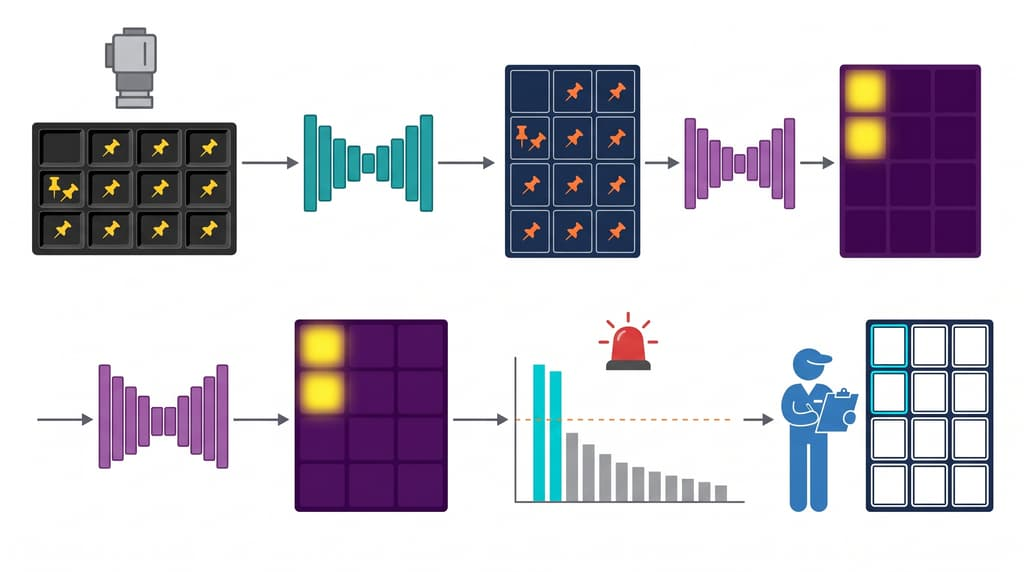
#> input picture figures/biorender/pipeline_v2_rejected.jpg, 1024 x 572 px, given in place of sprites.jpg, which was not available
$ python fig_schematic.py
#> lines starting #> are read from the running program, lines starting #| are printed output that depends on the picture; after the words box and inside, x2 and y2 are one past the last pixel; in counts of white or black regions, pixels touching at a corner belong together
### scripts/style.py
"""Shared figure style: Times (TeX Gyre Termes) text, STIX math, TrueType embedding.

matplotlib cannot embed the CFF-flavoured TeX Gyre .otf files as Type 42, so the
first call converts them to TrueType in scripts/fonts/ (git-ignored).
"""
from pathlib import Path

import matplotlib
matplotlib.use("Agg")
import matplotlib.pyplot as plt
from matplotlib import font_manager

HERE = Path(__file__).resolve().parent
FIG = HERE.parent / "figures"
FONT_DIR = HERE / "fonts"
GYRE = Path("/usr/share/texmf/fonts/opentype/public/tex-gyre")

# column widths of the CVPR template, in inches
COL = 3.25
FULL = 6.875

# One system for every figure (see REVISION_NOTES.md):
#  models     released grey, class-wide purple, footprint green;
#             seed 1 = filled marker / solid line, seed 2 = hollow / dashed
#  edit types source light grey, sham blue, fault vermilion, vacancy ochre
#  overlays   target cyan (solid recipient, dashed vacated), queued pink;
#             reserved: never used for data
#  score maps greyscale (black = 0, white = 1)
C = {
    "released": "#4d4d4d",
    "classwide": "#7b5ea7",
    "footprint": "#1b8a6b",
    "upstream": "#b07aa1",
    "source": "#a0a0a0",
    "sham": "#3d7dc4",
    "fault": "#d55e00",
    "vacancy": "#b58a1a",
    "target": "#00b4d8",
    "queued": "#e7298a",
    "train": "#1b8a6b",      # "what we change"
    "calib": "#3d5a99",      # "fixed on development data"
    "alarm": "#c0392b",
    "grey": "#555555",
    "light": "#d9d9d9",
    "pin": "#e8c547",
}
SCORE_CMAP = "gray"

def _otf_to_ttf(src, dst):
    from fontTools.ttLib import TTFont
    from fontTools.pens.cu2quPen import Cu2QuPen
    from fontTools.pens.ttGlyphPen import TTGlyphPen

    f = TTFont(src)
    gs = f.getGlyphSet()
    glyf = {}
    for name in f.getGlyphOrder():
        pen = TTGlyphPen(gs)
        gs[name].draw(Cu2QuPen(pen, max_err=1.0, reverse_direction=True))
        glyf[name] = pen.glyph()
    from fontTools.ttLib import newTable
    t = newTable("glyf"); t.glyphs = glyf; t.glyphOrder = f.getGlyphOrder()
    f["glyf"] = t
    f["loca"] = newTable("loca")
    f["maxp"].tableVersion = 0x00010000
    for k in ("maxZones", "maxTwilightPoints", "maxStorage", "maxFunctionDefs",
              "maxInstructionDefs", "maxStackElements", "maxSizeOfInstructions",
              "maxComponentElements", "maxPoints", "maxContours",
              "maxCompositePoints", "maxCompositeContours", "maxComponentDepth"):
        setattr(f["maxp"], k, 0 if k != "maxZones" else 1)
    f["head"].glyphDataFormat = 0
    del f["CFF "]
    if "VORG" in f:
        del f["VORG"]
    f["post"].formatType = 2.0
    f["post"].extraNames = []
    f["post"].mapping = {}
    f["post"].glyphOrder = f.getGlyphOrder()
    f.sfntVersion = "\x00\x01\x00\x00"
    f.save(dst)


def setup():
    FONT_DIR.mkdir(exist_ok=True)
    for st in ("regular", "bold", "italic", "bolditalic"):
        dst = FONT_DIR / f"texgyretermes-{st}.ttf"
        if not dst.exists():
            _otf_to_ttf(GYRE / f"texgyretermes-{st}.otf", dst)
        font_manager.fontManager.addfont(str(dst))
    # drop the system CFF copies so matplotlib picks the TrueType ones
    font_manager.fontManager.ttflist = [
        f for f in font_manager.fontManager.ttflist
        if not (f.name == "TeX Gyre Termes" and f.fname.endswith(".otf"))]
    plt.rcParams.update({
        "font.family": "serif",
        "font.serif": ["Times New Roman", "TeX Gyre Termes", "Times", "Nimbus Roman"],
        "mathtext.fontset": "stix",
        "pdf.fonttype": 42,
        "ps.fonttype": 42,
        "font.size": 8,
        "axes.titlesize": 8.5,
        "axes.labelsize": 8,
        "xtick.labelsize": 7.5,
        "ytick.labelsize": 7.5,
        "legend.fontsize": 7.5,
        "mathtext.default": "it",
        "axes.spines.top": False,
        "axes.spines.right": False,
        "axes.linewidth": 0.6,
        "xtick.major.width": 0.6,
        "ytick.major.width": 0.6,
        "lines.linewidth": 1.2,
        "savefig.dpi": 400,
        "savefig.bbox": "tight",
        "savefig.pad_inches": 0.02,
    })


# [9 lines left out: function errbar, not called in this run]


def sprite(name):
    """RGBA sprite cut from the BioRender icon sheet (near-white made transparent)."""
#> called with name = 'pin'
    import numpy as np
    from PIL import Image
    boxes = {"pin": (355, 40, 668, 158)}
    im = Image.open(FIG / "biorender" / "sprites.jpg").convert("RGB").crop(boxes[name])
    a = np.asarray(im).astype(float)
    alpha = np.clip((250 - a.min(axis=2)) * 8, 0, 255).astype(np.uint8)
    return np.dstack([a.astype(np.uint8), alpha])


# [19 lines left out: function score_map_values, not called in this run]


def panel(ax, letter, x=-0.02, y=1.02):
    ax.text(x, y, f"({letter})", transform=ax.transAxes, fontweight="bold",
            fontsize=9, ha="right", va="bottom")


def checkmin(fig, minimum=7.0):
    """Fail loudly if any visible text in the figure is below `minimum` pt."""
    from matplotlib.text import Text
    small = [(t.get_text(), round(t.get_fontsize(), 1)) for t in fig.findobj(Text)
             if t.get_text().strip() and t.get_visible() and t.get_fontsize() < minimum - 1e-6]
    if small:
        raise SystemExit(f"text below {minimum} pt: {small[:8]}")


def save(fig, name, minimum=7.0):
    checkmin(fig, minimum)
    out = FIG / f"{name}.pdf"
    fig.savefig(out)
    plt.close(fig)
    print("wrote", out)

### scripts/fig_schematic.py
"""Fig. 1 (teaser) and Fig. 2 (pipeline).

BioRender art used (all labels are typeset here in Times):
  figures/biorender/edits.jpg    four matched trays, https://app.biorender.com/illustrations/89279b87d8b90f86021b6c98
                                 (drawn 3 wide x 5 tall; each tray is rotated 90 deg to the real 5x3 layout)
  figures/biorender/sprites.jpg  pushpin sprite, https://app.biorender.com/illustrations/34d915d6560d8c96482046fe
  figures/biorender/pipeline.jpg network-block icons, https://app.biorender.com/illustrations/d6cd7a9c81d719adaeed28c0
Trays in Fig. 1(b) and Fig. 2 are drawn in code with the sprite so that the
5x3 compartment count and the moved pins are exact.
Run: python -I scripts/fig_schematic.py
"""
import sys
from pathlib import Path

import numpy as np
from PIL import Image

sys.path.insert(0, str(Path(__file__).resolve().parent))
import data as D  # noqa: E402
import style  # noqa: E402

style.setup()
import matplotlib.pyplot as plt  # noqa: E402
from matplotlib.patches import FancyArrowPatch, FancyBboxPatch, Polygon, Rectangle  # noqa: E402

C = style.C
NC, NR = 5, 3
PIN = style.sprite("pin")
GREY = plt.get_cmap(style.SCORE_CMAP)
rng = np.random.default_rng(11)
POSE = {(c, r): (rng.uniform(-0.12, 0.12), rng.uniform(-0.1, 0.1), rng.uniform(-60, 60))
        for c in range(NC) for r in range(NR)}
# the running fault, as in the BioRender trays after rotation: the pin of the
# centre compartment (col 2, row 1) moves up into (col 2, row 0)
VAC, REC = (2, 1), (2, 0)


def pin_img(angle, white=False):
    im = Image.fromarray(PIN).rotate(angle, expand=True, resample=Image.BICUBIC)
    a = np.asarray(im).copy()
    if white:
        a[..., :3] = 255
    return a


def draw_pin(ax, x, y, length, angle, white=False, alpha=1.0, z=6):
    a = pin_img(angle, white)
    h, w = a.shape[:2]
    s = length / PIN.shape[1]
    ax.imshow(a, extent=(x - w * s / 2, x + w * s / 2, y - h * s / 2, y + h * s / 2),
              zorder=z, alpha=alpha, interpolation="lanczos")


def tray(ax, x0, y0, w, pins, fill=None, outline=None, mask=False, frame=True):
    """5x3 tray at lower-left (x0, y0), width w (data units = inches).

    pins: {cell: [(dx, dy, angle), ...]}; fill: {cell: grey value 0..1};
    outline: {cell: (colour, linestyle)}; mask: white pins on black (training target).
    """
    cw = w / NC
    h = cw * NR
    if frame:
        ax.add_patch(FancyBboxPatch((x0 - .03, y0 - .03), w + .06, h + .06,
                                    boxstyle="round,pad=0,rounding_size=0.05",
                                    fc="black" if mask else "#9a9a9a", ec="none", zorder=1))
    for c in range(NC):
        for r in range(NR):
            cx, cy = x0 + c * cw, y0 + (NR - 1 - r) * cw
            if mask:
                fc = "black"
            elif fill is not None:
                fc = GREY(fill[(c, r)])
            else:
                fc = "#2e2e31"
            ax.add_patch(Rectangle((cx + .012, cy + .012), cw - .024, cw - .024, fc=fc, ec="none", zorder=2))
            for dx, dy, ang in pins.get((c, r), []):
                draw_pin(ax, cx + cw * (0.5 + dx), cy + cw * (0.5 + dy), cw * 0.62, ang, white=mask,
                         alpha=0.55 if (fill is not None and not mask) else 1.0)
            if outline and (c, r) in outline:
                col, ls = outline[(c, r)]
                ax.add_patch(Rectangle((cx + .03, cy + .03), cw - .06, cw - .06, fc="none", ec=col,
                                       lw=1.5, ls=ls, zorder=9))
    return h


def vac_mark(ax, x0, y0, w):
    """Vacated footprint in a training mask: a grey pin (marked in both policies)."""
    cw = w / NC
    c, r = VAC
    a = pin_img(POSE[VAC][2], white=True)
    a[..., :3] = 150
    hh, ww = a.shape[:2]
    s = cw * 0.62 / PIN.shape[1]
    x = x0 + (c + 0.5) * cw
    y = y0 + (NR - 1 - r + 0.5) * cw
    ax.imshow(a, extent=(x - ww * s / 2, x + ww * s / 2, y - hh * s / 2, y + hh * s / 2), zorder=7)


def layout(kind):
    """Pins per cell for the source / fault arrangement."""
    p = {k: [v] for k, v in POSE.items()}
    if kind == "fault":
        p[VAC] = []
        p[REC] = [(-0.18, 0.12, POSE[REC][2]), (0.12, -0.16, POSE[VAC][2] + 25)]
    return p


def arrow(ax, p0, p1, color="#444444", lw=1.0, ls="-", rad=0.0, z=10, ms=8):
    ax.add_patch(FancyArrowPatch(p0, p1, arrowstyle="-|>", mutation_scale=ms, lw=lw, ls=ls,
                                 color=color, connectionstyle=f"arc3,rad={rad}", zorder=z))


def canvas(w, h):
    fig = plt.figure(figsize=(w, h))
    ax = fig.add_axes([0, 0, 1, 1])
    ax.set_xlim(0, w)
    ax.set_ylim(0, h)
    ax.set_aspect("equal")
    ax.axis("off")
    return fig, ax


# ---------------------------------------------------------------------------
def teaser():
    """One-column Fig. 1: (a) matched edits, (b) training target -> compartments opened."""
    W, H = style.COL, 4.82
    fig, ax = canvas(W, H)

    # (a) BioRender matched trays, rotated to 5x3 --------------------------
    ax.text(0.0, H - 0.02, "(a) Matched edits (illustration)", fontweight="bold", fontsize=8.5, va="top")
    art = Image.open(style.FIG / "biorender" / "edits.jpg").convert("RGB")
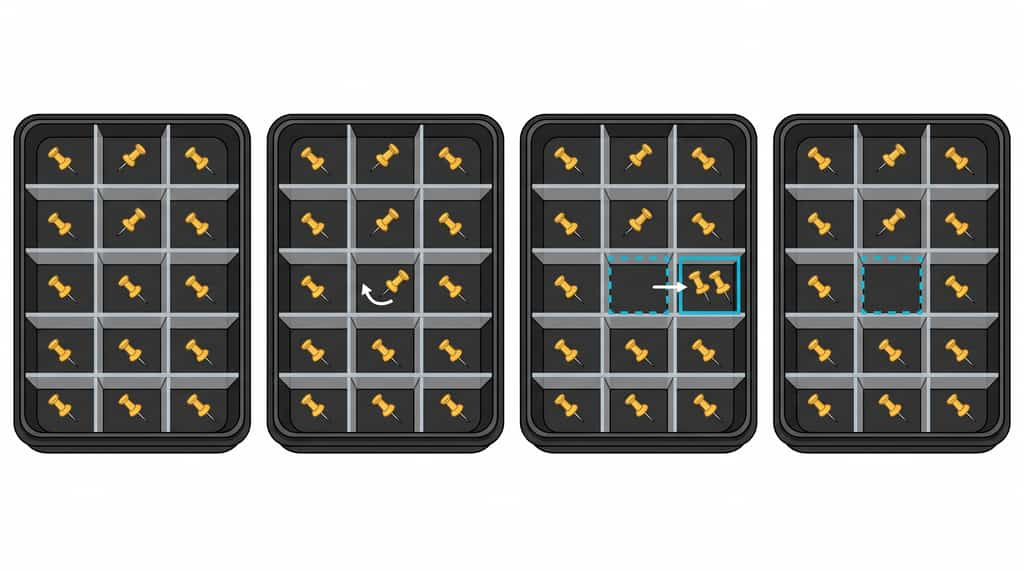
#> input picture figures/biorender/edits.jpg, 1024 x 572 px
#> art is the input picture: PIL image 1024x572 RGB; mean R, G, B 156.2, 155.8, 153.7
    boxes = [(10, 110, 252, 452), (263, 110, 505, 452), (516, 110, 758, 452), (769, 110, 1011, 452)]
    tw = 1.52
    pos = [(0.03, 3.48), (1.7, 3.48), (0.03, 2.08), (1.7, 2.08)]
    labels = [("Source", "one pin per compartment", "#333333"),
              ("Valid sham (allowed)", "moved within its compartment", C["sham"]),
              ("Fault (breaks the rule)", "into the neighbour; 2 targets", C["fault"]),
              ("Vacancy only", "pin removed; 1 target", C["vacancy"])]
    for (bx, by), b, (t1, t2, col) in zip(pos, boxes, labels):
        im = np.asarray(art.crop(b).transpose(Image.ROTATE_90))
        th = tw * im.shape[0] / im.shape[1]
        ax.imshow(im, extent=(bx, bx + tw, by, by + th), zorder=2, interpolation="lanczos")
        ax.text(bx, by - 0.03, t1, fontsize=7.5, fontweight="bold", color=col, va="top")
        ax.text(bx, by - 0.17, t2, fontsize=7.5, va="top", color="#333333")
    ax.plot([0.0, W], [1.79, 1.79], color="#cccccc", lw=0.6)

    # (b) training target -> what is opened ---------------------------------
    ax.text(0.0, 1.76, "(b) After an alarm: which compartments are opened?", fontweight="bold",
            fontsize=8.5, va="top")
    fault = layout("fault")
    targets = {VAC: (C["target"], (0, (2.2, 1.4))), REC: (C["target"], "-")}
    mw = 0.9
    rows = [(0.9, "Class-wide target: every pin marked", True),
            (0.16, "Footprint target: only the pasted pin", False)]
    for y, title, broad in rows:
        mpins = {k: (v if broad else []) for k, v in fault.items()}
        if not broad:
            mpins[REC] = [fault[REC][1]]
        h = tray(ax, 0.03, y, mw, mpins, mask=True)
        vac_mark(ax, 0.03, y, mw)
        ax.text(0.0, y + h + 0.05, title, fontsize=7.5, fontweight="bold", va="bottom",
                color=C["classwide"] if broad else C["footprint"])
        arrow(ax, (mw + 0.08, y + h / 2), (mw + 0.28, y + h / 2))
        vals = {}
        for c in range(NC):
            for r in range(NR):
                vals[(c, r)] = (0.66 + 0.18 * ((c * 7 + r * 3) % 5) / 4) if broad else 0.04 + 0.02 * ((c + r) % 3)
        vals[VAC], vals[REC] = (0.97, 0.94) if broad else (0.86, 0.72)
        if broad:   # two untouched compartments stay below t_c: 11 of 13 queued, as measured (11.07)
            vals[(0, 2)], vals[(4, 0)] = 0.45, 0.52
        tc = 0.6
        out = dict(targets)
        for k, v in vals.items():
            if k not in targets and v >= tc:
                out[k] = (C["queued"], "-")
        mx = mw + 0.36
        tray(ax, mx, y, mw, fault, fill=vals, outline=out)
        n_q = sum(1 for k in out if k not in targets)
        arrow(ax, (mx + mw + 0.08, y + h / 2), (mx + mw + 0.28, y + h / 2))
        ax.text(mx + mw + 0.18, y + h / 2 + 0.04, r"$g\geq t_c$", fontsize=7, ha="center", va="bottom")
        qx = mx + mw + 0.36
        ax.text(qx, y + h / 2 + 0.05, f"{2 + n_q} of 15", fontsize=9, fontweight="bold", va="bottom",
                color=C["classwide"] if broad else C["footprint"])
        ax.text(qx, y + h / 2 - 0.02, "opened", fontsize=7.5, va="top")
#> this loop made 2 passes
    ax.text(0.03, 0.13, "training mask", fontsize=7, va="top", color="#444444")
    ax.text(mw + 0.36, 0.13, "scores at test", fontsize=7, va="top", color="#444444")
    # legend
    ly = -0.06
    ax.add_patch(Rectangle((2.05, 0.03), 0.11, 0.08, fc="none", ec=C["target"], lw=1.3))
    ax.text(2.2, 0.07, "target", fontsize=7, va="center")
    ax.add_patch(Rectangle((2.6, 0.03), 0.11, 0.08, fc="none", ec=C["queued"], lw=1.3))
    ax.text(2.75, 0.07, "queued", fontsize=7, va="center")
    style.save(fig, "teaser")
#> in save, `fig.savefig(out)`:
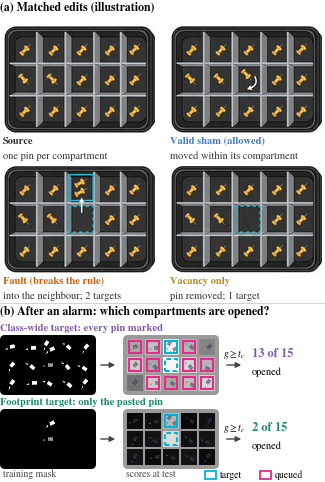
#> figure drawn by matplotlib, 1 panel


# ---------------------------------------------------------------------------
def icon(box, thr=236):
    im = Image.open(style.FIG / "biorender" / "pipeline.jpg").convert("RGB").crop(box)
    a = np.asarray(im).astype(float)
    alpha = np.where(a.min(axis=2) > thr, 0, 255).astype(np.uint8)
    return np.dstack([a.astype(np.uint8), alpha])


def place(ax, img, x, y, w, z=3):
    h = w * img.shape[0] / img.shape[1]
    ax.imshow(img, extent=(x, x + w, y, y + h), zorder=z, interpolation="lanczos")
    return h


def label(ax, x, y, t1, t2=None, col="black"):
    ax.text(x, y, t1, fontsize=7.5, ha="center", va="top", color=col)
    if t2:
        ax.text(x, y - 0.15, t2, fontsize=7, ha="center", va="top", color="#444444")


def part_map_from_photo(photo):
    """Illustrative part map of the running photo: pins (orange) by colour, tray (grey) by brightness."""
    a = photo.astype(int)
    pin = (a[..., 0] > 150) & (a[..., 1] > 100) & (a[..., 2] < 110)
    tray_px = (a.mean(-1) > 105) & ~pin
    out = np.zeros(a.shape, np.uint8)
    out[:] = (29, 42, 77)
    out[tray_px] = (150, 160, 175)
    out[pin] = (240, 138, 60)
    return out


def pipeline():
    W, H = style.FULL, 2.45
    fig, ax = canvas(W, H)
    photo = np.asarray(Image.open(style.FIG / "assets" / "pushpin_intervention_2.png").convert("RGB"))
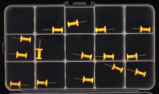
#> input picture figures/assets/pushpin_intervention_2.png, 159 x 94 px
    row = D.PHOTO_ROWS[0]
    vac, rec = row["src"], row["dst"]
    iw = 0.86
    yb = 0.55   # bottom lane baseline

    # ---- training lane (top) --------------------------------------------
    ax.add_patch(FancyBboxPatch((0.03, 1.53), 3.62, 0.88, boxstyle="round,pad=0,rounding_size=0.05",
                                fc="#eef6f2", ec=C["train"], lw=0.8, zorder=0))
    ax.text(0.1, 2.37, "Training: only the target mask $y$ changes", fontsize=8, fontweight="bold",
            color=C["train"], va="top")
    tr = layout("fault")
    w0 = 0.78
    h0 = tray(ax, 0.18, 1.65, w0, tr, fill={k: 0.08 for k in POSE})
#> the loop in tray (call 5), `for c in range(NC):` made 5 passes
#> pass 2, in pin_img (call 54), `im = Image.fromarray(PIN).rotate(angle, expand=True, resample=Image.BI..`:
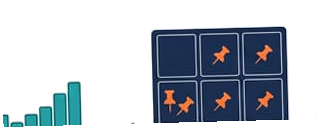
#> im: PIL image 317x128 RGBA; mean R, G, B, A 24.1, 31.6, 39.9, 92.1; transparent parts drawn white
    ax.text(0.18 + w0 / 2, 1.63, "synthetic edit", fontsize=7.5, ha="center", va="top")
    arrow(ax, (1.0, 1.65 + h0 / 2), (1.2, 1.65 + h0 / 2))
    ww = 0.58
    for k, (nm, broad) in enumerate((("class-wide", True), ("footprint", False))):
        mp = {kk: (v if broad else []) for kk, v in tr.items()}
        if not broad:
            mp[REC] = [tr[REC][1]]
        xx = 1.24 + k * 0.82
        hh = tray(ax, xx, 1.79, ww, mp, mask=True)
        vac_mark(ax, xx, 1.79, ww)
        ax.text(xx + ww / 2, 1.75, nm, fontsize=7.5, ha="center", va="top",
                color=C["classwide"] if broad else C["footprint"], fontweight="bold")
    ax.text(1.24 + 0.58 + 0.12, 1.79 + hh / 2, "or", fontsize=7.5, ha="center", va="center")
    arrow(ax, (2.68, 1.65 + h0 / 2), (2.88, 1.65 + h0 / 2))
    ax.text(3.27, 1.97, "loss (Eq. 4),\n800 steps", fontsize=7.5, ha="center", va="center", linespacing=1.0)

    # ---- calibration box (top right) ------------------------------------
    ax.add_patch(FancyBboxPatch((3.78, 1.53), 3.06, 0.88, boxstyle="round,pad=0,rounding_size=0.05",
                                fc="#eef1f8", ec=C["calib"], lw=0.8, zorder=0))
    ax.text(3.86, 2.37, "Fixed on development data (never on test)", fontsize=8, fontweight="bold",
            color=C["calib"], va="top")
    ax.text(3.86, 2.17, "$t_s$: 63rd smallest maximum of 69 normal photos\n"
                       "      ($\\leq$10% of normal trays raise an alarm)\n"
                       "$t_c$: highest cutoff that finds 95% of the\n"
                       "      targets of 69 matched development faults",
            fontsize=7.5, va="top", linespacing=1.15)

    # ---- test lane (bottom) ---------------------------------------------
    ax.text(0.06, 1.42, "Test-time inspection", fontsize=8, fontweight="bold", va="top")
    x = 0.06
    ph = place(ax, photo, x, yb, iw)
#> ph = 0.508
    for (c, r), ls in ((vac, (0, (2, 1.2))), (rec, "-")):
        X0, X1 = D.PHOTO_X[c], D.PHOTO_X[c + 1]
        Y0, Y1 = D.PHOTO_Y[r], D.PHOTO_Y[r + 1]
        ax.add_patch(Rectangle((x + X0 * iw, yb + ph * (1 - Y1)), (X1 - X0) * iw, (Y1 - Y0) * ph,
                               fc="none", ec=C["target"], lw=1.1, ls=ls, zorder=6))
    label(ax, x + iw / 2, yb - 0.05, "photo $x_i$ (a fault)", "held-out, edited")
    arrow(ax, (x + iw + 0.03, yb + ph / 2), (x + iw + 0.15, yb + ph / 2))
    un1 = icon((190, 255, 262, 335))
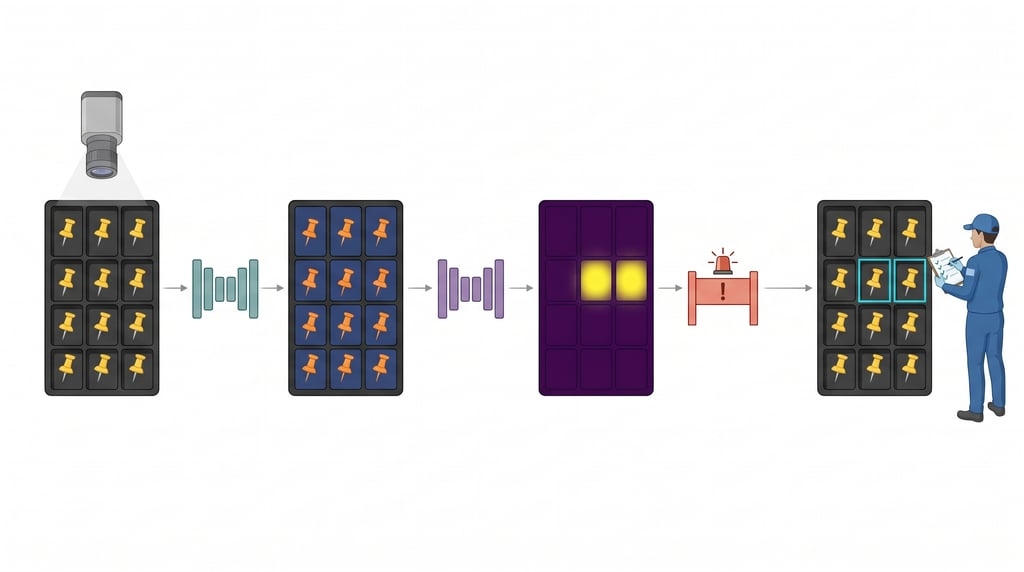
#> input picture figures/biorender/pipeline.jpg, 1024 x 572 px
#> in icon, `im = Image.open(style.FIG / "biorender" / "pipeline.jpg").convert("RGB..`:
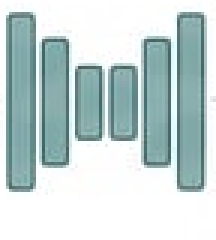
#> im: PIL image 72x80 RGB (shown 3 times larger); mean R, G, B 195.6, 212.3, 212.2
#> in icon, `alpha = np.where(a.min(axis=2) > thr, 0, 255).astype(np.uint8)`:
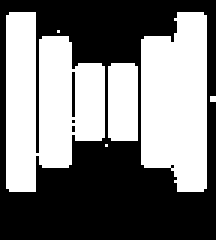
#> alpha: shape (80, 72) (shown 3 times larger); 47.4% white; 6 white regions (3 under 20 px), largest, box (x1, y1, x2, y2) and area: (2, 4, 35, 64) 1339, (47, 4, 69, 64) 1128, (36, 21, 46, 47) 257
    x = x + iw + 0.17
    place(ax, un1, x, yb + 0.02, 0.33)
#> (the rest of the program and of its run is left out)
